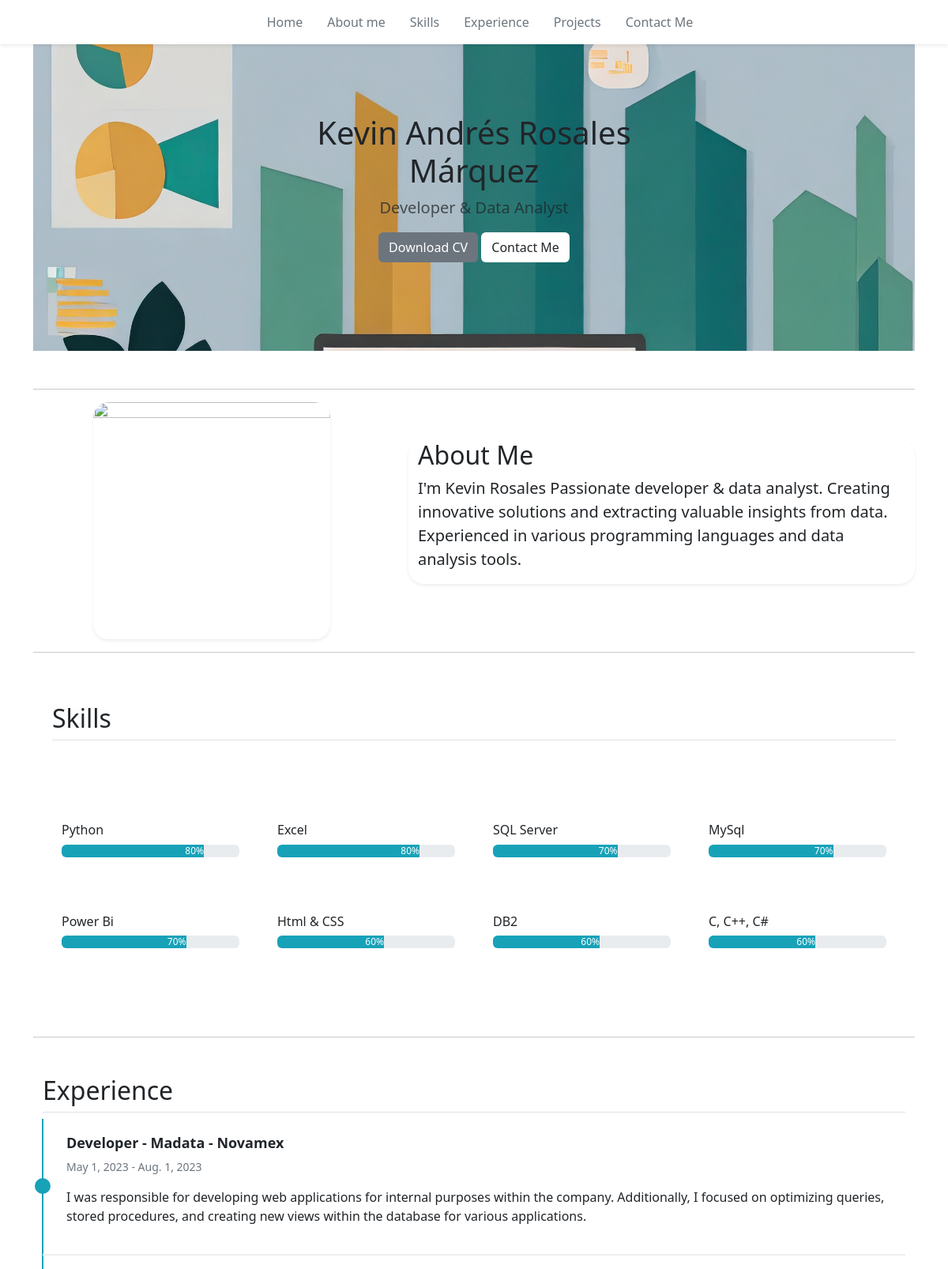
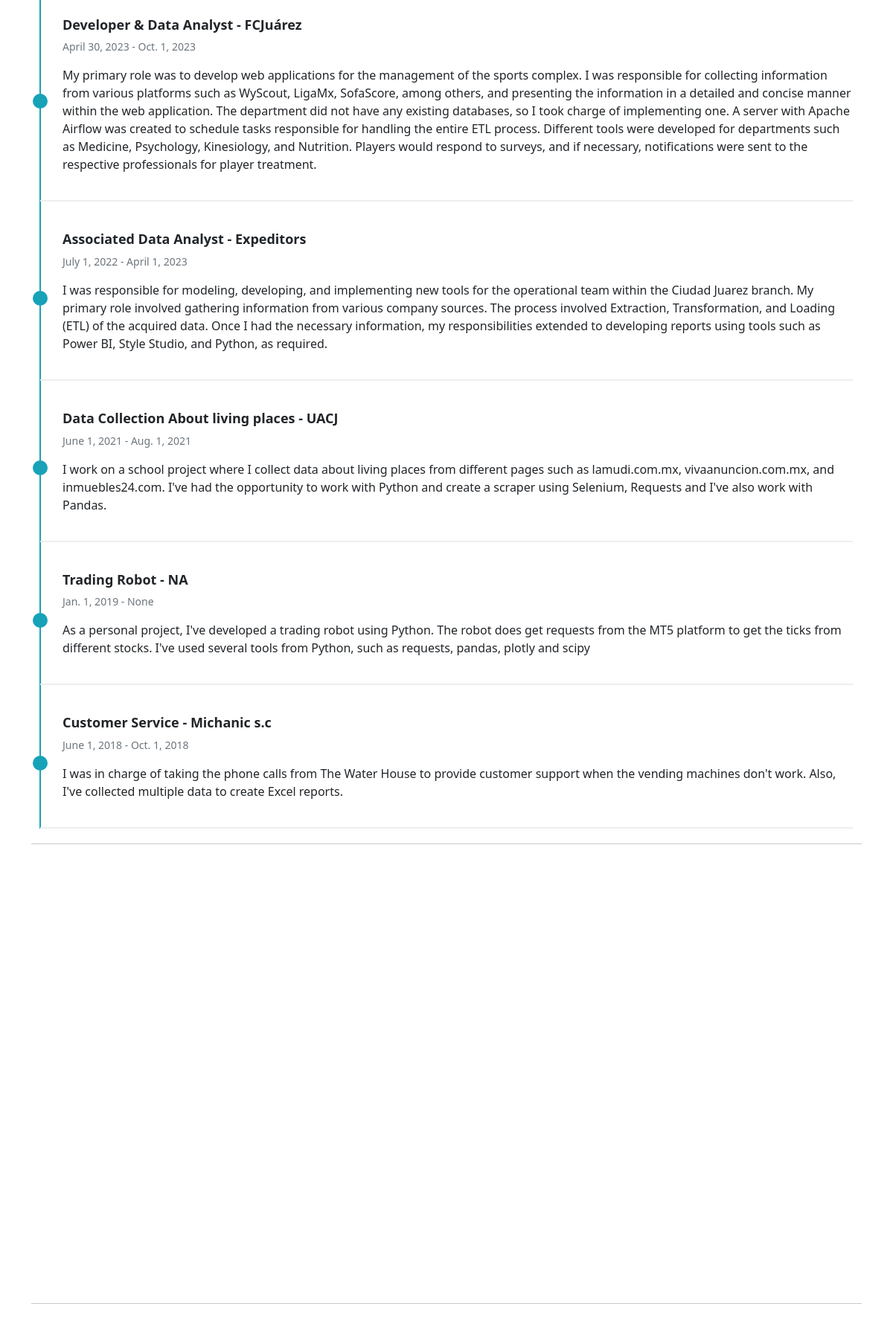
The page / (upper part) on the database its author committed (2 pictures, top to bottom).
### home/models.py (models this page shows, shortened)
class Skill(models.Model):
    name = models.CharField(max_length=100)
    level = models.IntegerField()
    class Meta:
        ordering = ['-level']

class Experience(models.Model):
    title = models.CharField(max_length=100)
    company = models.CharField(max_length=100)
    description = models.TextField()
    start_date = models.DateField()
    end_date = models.DateField(blank=True, null=True)
    class Meta:
        ordering = ['-start_date']

### home/views.py (the view, shortened to what this page needs)
# urls.py: path('', HomeView.as_view(), name='home'),
class HomeView(TemplateView):
    template_name = 'home/home.html'
    def get_context_data(self, **kwargs: Any) -> dict[str, Any]:
        context =  super().get_context_data(**kwargs)
        context['skills'] = Skill.objects.all()
        context['projects'] = Project.objects.all()
        context['experiences'] = Experience.objects.all()
        return context

### home/templates/home/home.html (shortened to what this page needs)
{% extends "base.html" %}
{% load static %}
{% block stylesheets %}
<link rel="stylesheet" href="{% static 'css/aos.css' %}" />
{% endblock %}
{% block content %}
<div>
    <nav class="navbar navbar-expand-lg navbar-light bg-white shadow-sm fixed-top">
        <div class="collapse navbar-collapse justify-content-center" id="navbarNav">
            <ul class="navbar-nav">
                <li class="nav-item"><a class="nav-link text-secondary selector" href="#home">Home</a></li>
                <li class="nav-item"><a class="nav-link text-secondary selector" href="#about">About me</a></li>
                <li class="nav-item"><a class="nav-link text-secondary selector" href="#skills">Skills</a></li>
                <li class="nav-item"><a class="nav-link text-secondary selector" href="#experience">Experience</a></li>
                <li class="nav-item"><a class="nav-link text-secondary selector" href="#projects">Projects</a></li>
                <li class="nav-item"><a class="nav-link text-secondary selector" href="#contact">Contact Me</a></li>
            </ul>
        </div>
    </nav>
</div>
<section class="py-5 text-center my-5" id="home" data-aos="fade" style=" position: relative; background-image: url('{% static 'bg/fondo1.jpg' %}'); background-size: cover;
    background-position: center; ">
    <div class="row py-lg-5">
        <div class="col-lg-6 col-md-8 mx-auto">
            <h1 class="fw-light">Kevin Andrés Rosales Márquez</h1>
            <p class="lead text-body-secondary">
                Developer & Data Analyst
            </p>
            <p>
                <a href="{% static 'Kevin_Rosales_CV.pdf' %}" class="btn bg-secondary text-white" download="Kevin_Rosales_CV.pdf">Download CV</a>
                <a href="#contact" class="btn bg-white">Contact Me</a>
            </p>
        </div>
    </div>
</section>
<hr class="featurette-divider" id="about">
<div class="row featurette" data-aos="fade-up">
    <div class="col-md-7 order-md-2">
        <section class="py-5">
            <div class="container">
                <div class="row shadow-sm" style="border-radius: 20px;">
                    <div>
                        <h2 class="text-left">About Me</h2>
                        <p class="lead text-justify ">
                            I'm Kevin Rosales
                            Passionate developer & data analyst. Creating innovative solutions and extracting valuable
                            insights from data.
                            Experienced in various programming languages and data analysis tools.
                        </p>
                    </div>
                </div>
            </div>
        </section>
    </div>
    <div class="col-md-5 order-md-1 text-center">
        <img src="{% static 'bg/me.jpg' %}"
            class="bd-placeholder-img bd-placeholder-img-lg featurette-image img-fluid mx-auto shadow-sm" width="300" height="300"
            xmlns="http://www.w3.org/2000/svg" role="img" aria-label="Placeholder: 300x300"
            preserveAspectRatio="xMidYMid slice" focusable="false" style="border-radius: 20px">
    </div>
</div>
<hr class="featurette-divider" id="skills">
<div class="container px-4 py-5" id="icon-grid" data-aos="fade-left">
    <h2 class="pb-2 border-bottom">Skills</h2>
    <div class="row row-cols-1 row-cols-sm-2 row-cols-md-3 row-cols-lg-4 g-4 py-5">
        {% for skill in skills %}
        <div class="col d-flex align-items-start">
            <div class="container mt-5">
                <h6>{{skill.name}}</h6>
                <div class="progress">
                    <div class="progress-bar custom-bg-color text-end" role="progressbar"
                        style="width: {{skill.level}}%;" aria-valuenow="{{skill.level}}" aria-valuemin="0"
                        aria-valuemax="100">
                        {{ skill.level }}%
                    </div>
                </div>
            </div>
        </div>
        {% endfor %}
    </div>
</div>
<hr class="featurette-divider" id="experience">
<div class="container mt-5 " data-aos="fade-left">
    <h2 class="pb-2 border-bottom">Experience</h2>
    <div class="timeline">
        {% for experience in experiences %}
        <div class="timeline-item">
            <div class="timeline-content">
                <h2 class="timeline-title">{{ experience.title }} - {{ experience.company }}</h2>
                <p class="timeline-date">{{ experience.start_date }} - {{ experience.end_date }}</p>
                <p>{{ experience.description }}</p>
            </div>
        </div>
        {% endfor %}
    </div>
</div>
<hr class="featurette-divider" id="projects">
<div class="album py-5" data-aos="slide-up">
</div>
<hr class="featurette-divider" id="contact">
<div class="container" data-aos="fade-up-right">
    <div class="row">
    </div>
</div>
{% endblock %}

### templates/base.html (shortened to what this page needs)
<!DOCTYPE html>
{% load static %}
<html lang="en">
<head>
    {% include 'head/css.html' %}
    {% block stylesheets %}
    {% endblock %}
</head>
<body>
    <div class="container">
        {% block content %}
        {% endblock %}
    </div>
</body>
</html>

### templates/head/css.html (shortened to what this page needs)
{% load static %}
<link rel="stylesheet" href="{% static 'css/base.css' %}">
<link href="{% static 'assets/dist/css/bootstrap.min.css' %}" rel="stylesheet">

### templates/head/js.html (shortened to what this page needs)
{% load static %}

### home/templates/home/home.html (style rules this page uses)
.custom-bg-color { background-color: #17a2b8; }
.navbar-nav { text-align: center; }
.navbar-nav .nav-item { margin-left: 15px; }
.navbar-nav .nav-link { color: black; }
.timeline { position: relative; max-width: 1200px; margin: 0 auto; }
.timeline::before { content: ''; position: absolute; top: 0; bottom: 0; left: 0%; width: 2px; background-color: #17a2b8; transform: translateX(-50%); }
.timeline-item { position: relative; padding: 20px 0; border-bottom: 2px solid #eee; margin-bottom: 20px; }
.timeline-item::before { content: ''; position: absolute; top: 50%; left: 0%; width: 20px; height: 20px; background-color: #17a2b8; border-radius: 50%; transform: translate(-50%, -50%); }
.timeline-item .timeline-content { margin-left: 30px; }
.timeline-item .timeline-title { font-size: 18px; font-weight: bold; }
.timeline-item .timeline-date { font-size: 14px; color: #6c757d; }

### templates/base.html (style rules this page uses)
body { margin: 0; padding: 0; }

### rows shown on the page
Skill: name "Python", level "80"
Skill: name "Excel", level "80"
Skill: name "SQL Server", level "70"
Skill: name "MySql", level "70"
Skill: name "Power Bi", level "70"
Skill: name "Html & CSS", level "60"
Skill: name "DB2", level "60"
Skill: name "C, C++, C#", level "60"
Experience: title "Developer", company "Madata - Novamex", start_date "May 1, 2023", end_date "Aug. 1, 2023", description "I was responsible for developing web applications for internal purposes within the company. Additionally, I focused on optimizing queries, stored procedures, and creating new views within the database for various applications."
Experience: title "Developer & Data Analyst", company "FCJuárez", start_date "April 30, 2023", end_date "Oct. 1, 2023", description "My primary role was to develop web applications for the management of the sports complex. I was responsible for collecting information from various platforms such as WyScout, LigaMx, SofaScore, among others, and presenting the information in a detailed and concise manner within the web application. The department did not have any existing databases, so I took charge of implementing one. A server with Apache Airflow was created to schedule tasks responsible for handling the entire ETL process. Different tools were developed for departments such as Medicine, Psychology, Kinesiology, and Nutrition. Players would respond to surveys, and if necessary, notifications were sent to the respective…"
Experience: title "Associated Data Analyst", company "Expeditors", start_date "July 1, 2022", end_date "April 1, 2023", description "I was responsible for modeling, developing, and implementing new tools for the operational team within the Ciudad Juarez branch. My primary role involved gathering information from various company sources. The process involved Extraction, Transformation, and Loading (ETL) of the acquired data. Once I had the necessary information, my responsibilities extended to developing reports using tools such as Power BI, Style Studio, and Python, as required."
Experience: title "Data Collection About living places", company "UACJ", start_date "June 1, 2021", end_date "Aug. 1, 2021", description "I work on a school project where I collect data about living places from different pages such as lamudi.com.mx, vivaanuncion.com.mx, and inmuebles24.com. I've had the opportunity to work with Python and create a scraper using Selenium, Requests and I've also work with Pandas."
Experience: title "Trading Robot", company "NA", start_date "Jan. 1, 2019", end_date "None", description "As a personal project, I've developed a trading robot using Python. The robot does get requests from the MT5 platform to get the ticks from different stocks. I've used several tools from Python, such as requests, pandas, plotly and scipy"
Experience: title "Customer Service", company "Michanic s.c", start_date "June 1, 2018", end_date "Oct. 1, 2018", description "I was in charge of taking the phone calls from The Water House to provide customer support when the vending machines don't work. Also, I've collected multiple data to create Excel reports."
